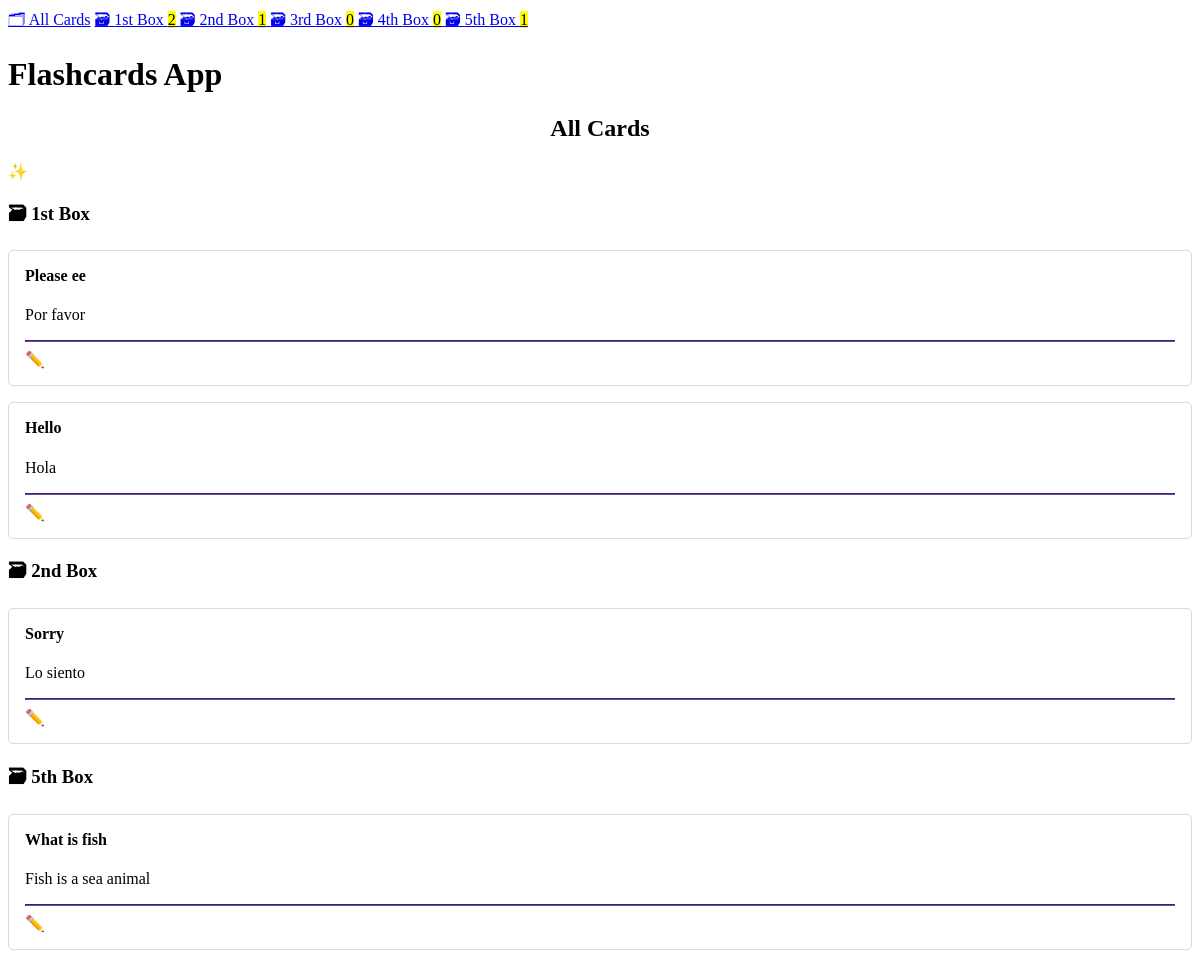
The page / on the database its author committed.
### cards/models.py (models this page shows, shortened)
class Card(models.Model):
    question = models.CharField(max_length=100)
    answer = models.CharField(max_length=100)
    box = models.IntegerField(
        choices=zip(BOXES, BOXES),
        default=BOXES[0],
    )
    date_created = models.DateTimeField(auto_now_add=True)

### cards/views.py (the view)
class CardListView(ListView):
    model = Card
    template_name = "cards/card_list.html"
    queryset = Card.objects.all().order_by("box", "-date_created")

### cards/templatetags/cards_tags.py (called while the page is built)
@register.inclusion_tag("cards/box_links.html")
def boxes_as_links():
    boxes = []
    for box_num in BOXES:
        card_count = Card.objects.filter(box=box_num).count()
        boxes.append({
            "number": box_num,
            "card_count": card_count,
        })
    return {"boxes": boxes}

### cards/templates/cards/card_list.html
{% extends "cards/base.html" %}
{% load humanize %}
{% block content %}
    <h2>
        All Cards
    </h2>
    <a href="{% url 'card-create' %}" role="button">
        ✨ Create New Card
    </a>
    {% for card in card_list %}
        {% ifchanged card.box %}
            <h3>🗃 {{ card.box|ordinal }} Box</h3>
        {% endifchanged %}
        {% include "cards/card.html" %}
    {% empty %}
        <p>No cards yet. Create your first card!</p>
    {% endfor %}
{% endblock content %}

### cards/templates/cards/card.html (shortened to what this page needs)
<article>
    <h4>{{ card.question }}</h4>
    {% if not check_card %}
    <p>{{ card.answer }}</p>
    <hr>
    <a href="{% url 'card-update' card.id %}" role="button">
        ✏️ Edit Card
    </a>
    {% endif %}
</article>

### cards/templates/cards/base.html (style rules this page uses)
:root { --accent: #6e48ad; --accent-bg: white; --bg: #fff; --text: #212121; --text-light: #585858; --border: #d8dae1; --code: #d81b60; --preformatted: #444; }
article { background-color: var(--marked); border: 1px solid var(--border); border-radius: 5px; padding: 1em; margin: 1em 0; }
h2 { text-align: center; }
h2, h4 { margin-top: 0; }
hr { background: var(--accent); border-color: var(--accent); }
button, a[role="button"] { color: white; text-decoration: none; }

### rows shown on the page
Card: box|ordinal "1st", question "Please ee", answer "Por favor"
Card: question "Hello", answer "Hola"
Card: box|ordinal "2nd", question "Sorry", answer "Lo siento"
Card: box|ordinal "5th", question "What is fish", answer "Fish is a sea animal"

### other values the page prints
{{ box.number | ordinal }} "1st" "2nd" "3rd" "4th" "5th"
{{ box.card_count }} "2" "1" "0" "0" "1"
